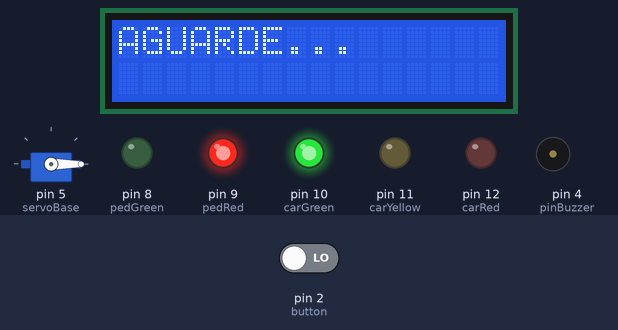
Recording of a sketch running on a simulated Arduino Uno, built with avr-gcc and run on an emulated ATmega328P. Parts: servo, 16×2 character LCD, output pins drawn as LEDs (lit = HIGH), buzzer (waves = sounding). Inputs (shaded band) come from the test bench; at power-on: pin 2 (button) LOW.

Above: at 4.2 s.
4.3 s: pin 2 (button) driven LOW
5.8 s: pin 2 (button) driven HIGH
At 9.6 s:
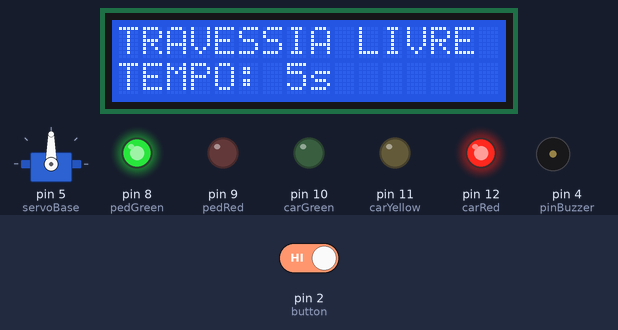
At 18.4 s:
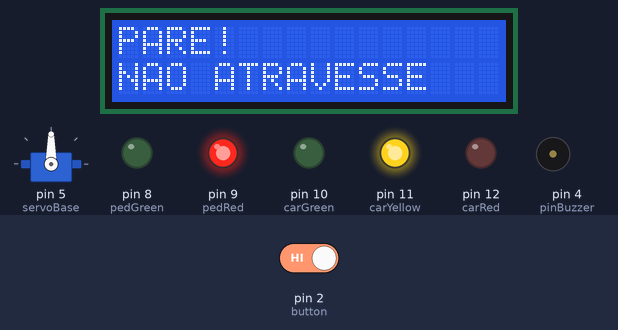
Timing chart, 0 to 20.2 s (numbered marks = the images above; inputs shaded):
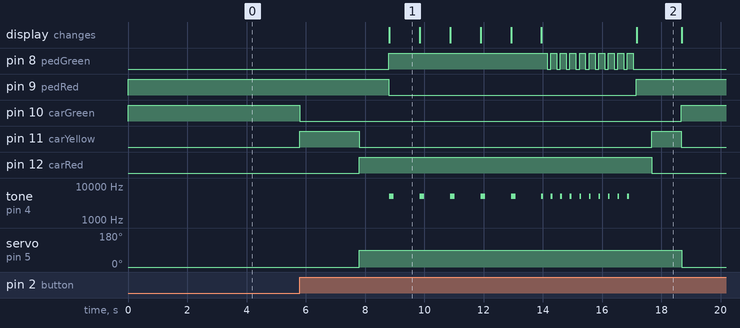

The sketch:

semafaro.ino
```cpp
#include <Wire.h>
#include <LiquidCrystal_I2C.h>
#include <Servo.h>

Servo servoBase;
LiquidCrystal_I2C lcd(0x27, 16, 2);

int carRed = 12;
int carYellow = 11;
int carGreen = 10;

int pedRed = 9;
int pedGreen = 8;

int button = 2;
int crossTime = 5000;
unsigned long changeTime;

int pinBuzzer = 4;

int gateOpenAngle = 0;
int gateClosedAngle = 90;

void setup() {
  servoBase.attach(5);
  servoBase.write(gateOpenAngle);

  pinMode(pinBuzzer, OUTPUT);

  pinMode(carRed, OUTPUT);
  pinMode(carYellow, OUTPUT);
  pinMode(carGreen, OUTPUT);

  pinMode(pedRed, OUTPUT);
  pinMode(pedGreen, OUTPUT);

  pinMode(button, INPUT);

  digitalWrite(carGreen, HIGH);
  digitalWrite(pedRed, HIGH);

  lcd.init();
  lcd.backlight();
  lcd.clear();
  lcd.print("AGUARDE...");
}

void loop() {
  int state = digitalRead(button);
  if (state == HIGH && (millis() - changeTime) > 5000) {
    changeLights();
  }
}

void beep(int freq, int onTime, int offTime) {
  tone(pinBuzzer, freq);
  delay(onTime);
  noTone(pinBuzzer);
  delay(offTime);
}

void changeLights() {
  digitalWrite(carGreen, LOW);
  digitalWrite(carYellow, HIGH);
  delay(2000);

  digitalWrite(carYellow, LOW);
  digitalWrite(carRed, HIGH);
  servoBase.write(gateClosedAngle);
  delay(1000);

  digitalWrite(pedRed, LOW);
  digitalWrite(pedGreen, HIGH);

  for (int i = crossTime / 1000; i > 0; i--) {
    lcd.clear();
    lcd.print("TRAVESSIA LIVRE");
    lcd.setCursor(0, 1);
    lcd.print("TEMPO: ");
    lcd.print(i);
    lcd.print("s");
    beep(5000, 150, 850);
  }

  for (int x = 0; x < 10; x++) {
    lcd.clear();
    lcd.setCursor(0, 0);
    lcd.print("ATENCAO!");
    lcd.setCursor(0, 1);
    lcd.print("FECHANDO...");
    digitalWrite(pedGreen, HIGH);
    beep(5000, 60, 140);
    digitalWrite(pedGreen, LOW);
    delay(100);
  }

  digitalWrite(pedRed, HIGH);
  lcd.clear();
  lcd.print("PARE!");
  lcd.setCursor(0, 1);
  lcd.print("NAO ATRAVESSE");
  delay(500);

  digitalWrite(carYellow, HIGH);
  digitalWrite(carRed, LOW);
  delay(1000);

  digitalWrite(carGreen, HIGH);
  digitalWrite(carYellow, LOW);
  servoBase.write(gateOpenAngle);

  lcd.clear();
  lcd.print("AGUARDE...");

  changeTime = millis();
}
```

Measured:
- after the input at 4.3 s, every drawn part: stays the same
- after the input at 5.8 s, pin 8 (pedGreen): LOW → HIGH after 3.0 s, then repeats every 0.32 s: LOW 0.12 s, HIGH 0.20 s, until it stays LOW from 17.1 s; pin 9 (pedRed): HIGH → LOW after 3.0 s, → HIGH 8.4 s later
- what the display in image 1 shows lasts 1.1 s, from 8.8 s to 9.9 s
- what the display in image 2 shows lasts 1.5 s, from 17.2 s to 18.7 s
